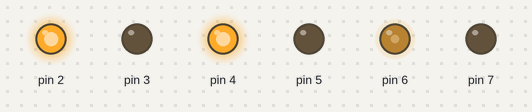
Recording of a sketch running on a simulated Arduino Uno, built with avr-gcc and run on an emulated ATmega328P. On the bench: output pins drawn as LEDs (lit = HIGH).

Above: at 0.1 s.
Timing chart, 0 to 1.6 s (numbered marks = the images above):
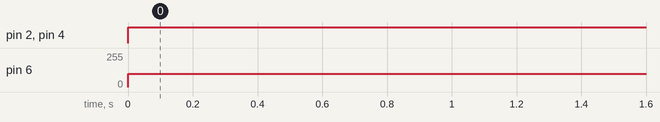

Measured:
- by itself, pin 2, pin 4: LOW → HIGH at 0.00 s
- by itself, pin 6: 0/255 → 100/255 at 0.00 s

The sketch:

robot.ino
```cpp
char data = 0;
int speedr = 100; //Baam
int speedl = 113; //Daan
void setup() {
  // put your setup code here, to run once:
  pinMode(2, OUTPUT);
  pinMode(3, OUTPUT);
  pinMode(4, OUTPUT);
  pinMode(5, OUTPUT);
  pinMode(6, OUTPUT);
  pinMode(7, OUTPUT);
  Serial.begin(9600);
}

void loop() {
  // put your main code here, to run repeatedly:
  forward();
}
void forward() {
  digitalWrite(2, 1);
  digitalWrite(3, 0);
  digitalWrite(4, 1);
  digitalWrite(5, 0);
  analogWrite(6, speedr);
  analogWrite(7, speedl);
}

void backward() {
  digitalWrite(2, 0);
  digitalWrite(3, 1);
  digitalWrite(4, 0);
  digitalWrite(5, 1);
  analogWrite(6, speedr);
  analogWrite(7, speedl);
}

void right() {
  digitalWrite(2, 0);
  digitalWrite(3, 1);
  digitalWrite(4, 1);
  digitalWrite(5, 0);
  analogWrite(6, speedr);
  analogWrite(7, speedl);
}
void left() {
  digitalWrite(2, 1);
  digitalWrite(3, 0);
  digitalWrite(4, 0);
  digitalWrite(5, 1);
  analogWrite(6, speedr);
  analogWrite(7, speedl);
}

void stopp(){
  digitalWrite(2, 1);
  digitalWrite(3, 0);
  digitalWrite(4, 1);
  digitalWrite(5, 0);
  analogWrite(6, 0);
  analogWrite(7, 0);
}
```
